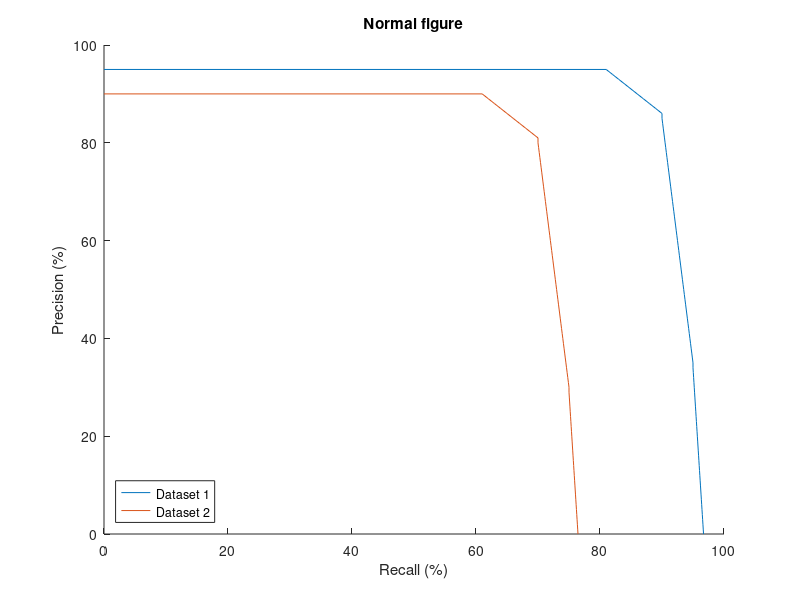

The MATLAB source for this figure: (Note: this script raises an error after producing the figure.)
% Academic Figures Example
%
% Demo to show the main functionality of Academic Figures.
% Just type afigure instead of figure and see the results.
%
% Author: Dorian Galvez-Lopez
% Date: October 2014
function AcademicFigures_Example
  
  figure;
  plot_something;
  title('Normal figure');
  
  afigure;
  plot_something;
  title('Academic Figure');
  
  figure;
  bar_something;
  title('Normal bar');
  
  afigure;
  bar_something;
  title('Academic Bar Figure');
  
  afigure(aconfig('Colormap', 'dusk', 'LineWidth', 5, ...
    'LineStyles', ':|--'));
  plot_something_else;
  title('Academic Figure with custom parameters');
  
  
function plot_something
  p1 = [95, 95:-1:0];
  r1 = [0, 80 + [1:10, 10:0.1:15, 15:0.05:16.7]];
  p2 = [90, 90:-1:0];
  r2 = [0, 60 + [1:10, 10:0.1:15, 15:0.05:16.45]];
  hold all;
  plot(r1, p1);
  plot(r2, p2);
  xlabel('Recall (%)');
  ylabel('Precision (%)');
  legend('Dataset 1', 'Dataset 2', 'Location', 'SouthWest');

function bar_something
  data = [10 20 30; 5 10 15];
  bar(data);
  xlabel('Dataset');
  ylabel('Execution time (ms)');
  set(gca, 'XTickLabel', {'Method 1', 'Method 2'});
  legend('Step 1', 'Step 2', 'Step 3', 'Location', 'NorthEast');

function plot_something_else
  data = repmat(12:-1:1, 5, 1);
  plot(data);
  xlabel('X Axis');
  ylabel('Y Axis');
  legend('1', '2', '3', '4', '5', '6', '7', '8', '9', '10', '11', '12', ...
    'Location', 'EastOutside');
